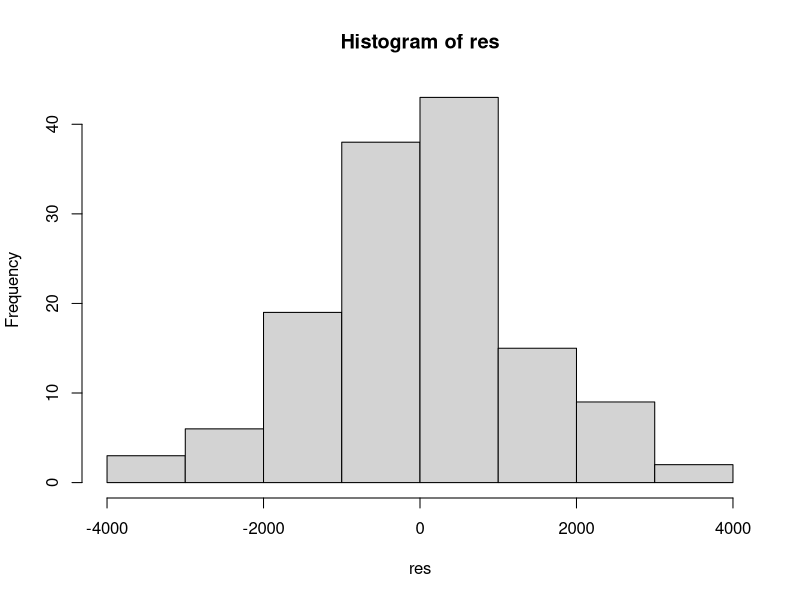
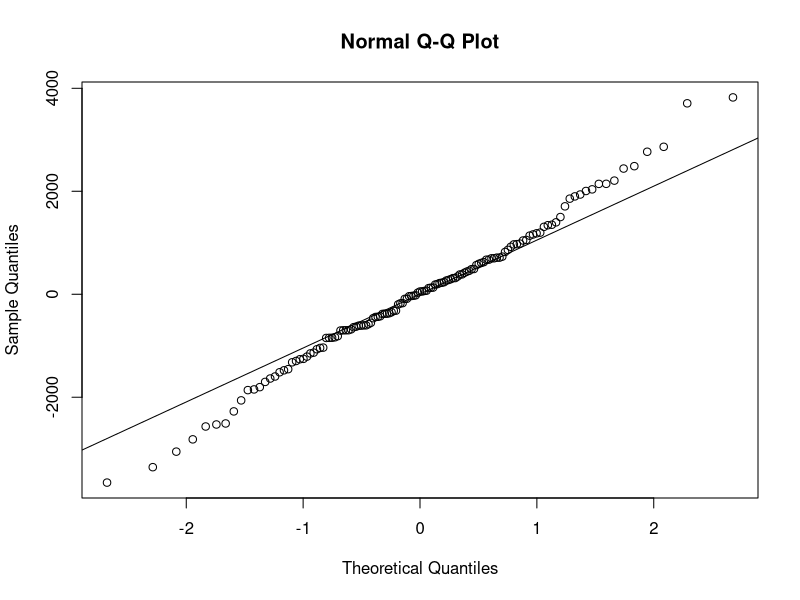
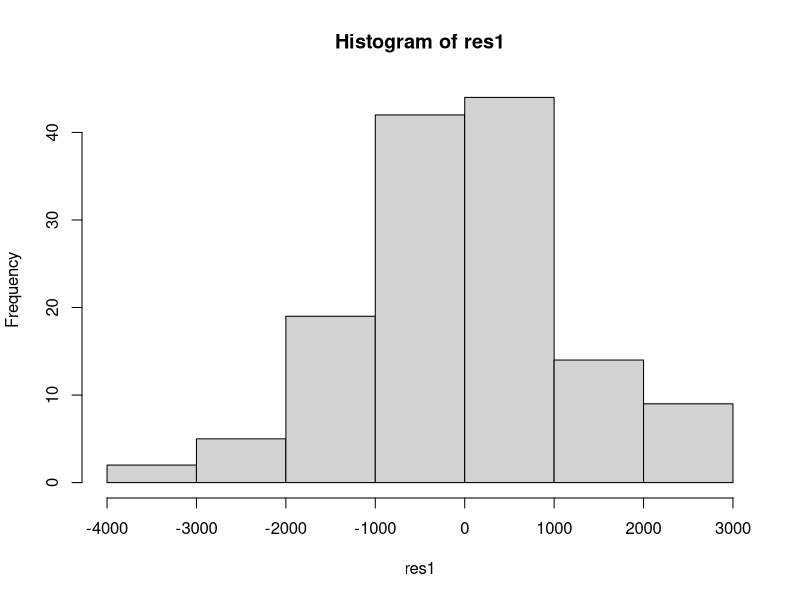
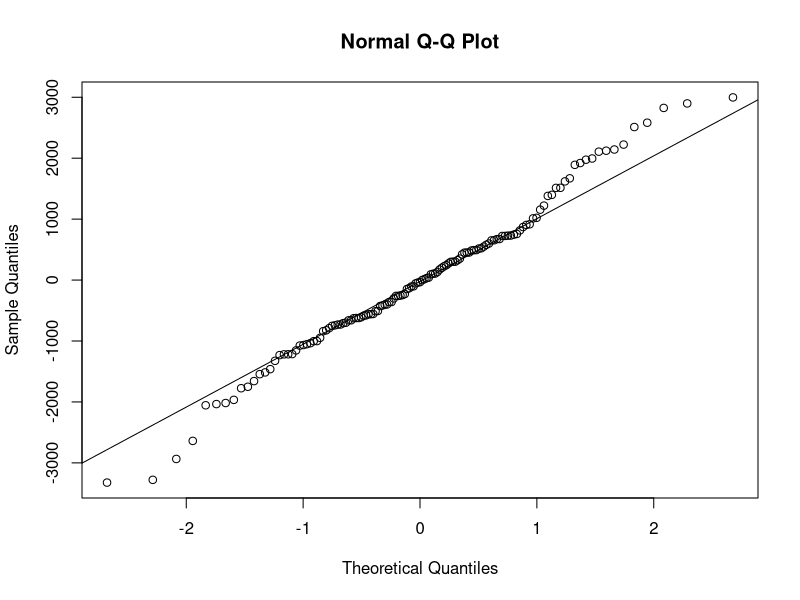
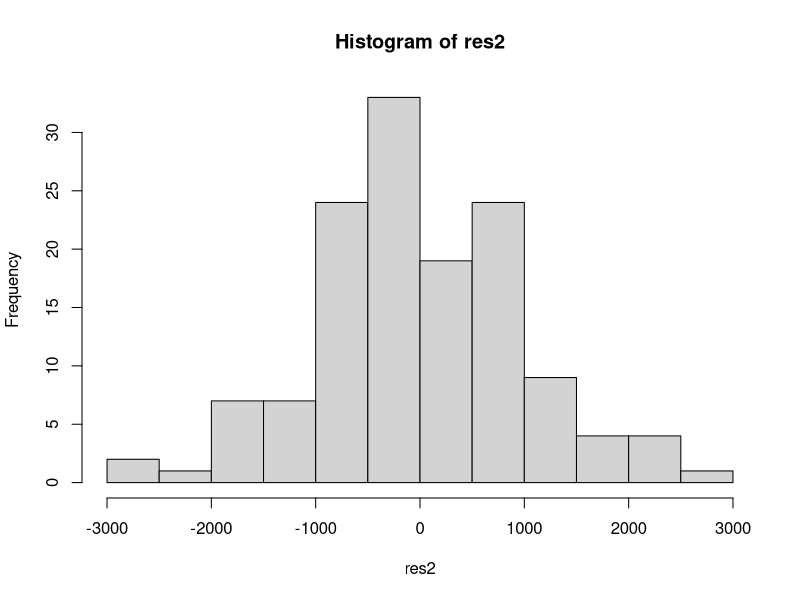
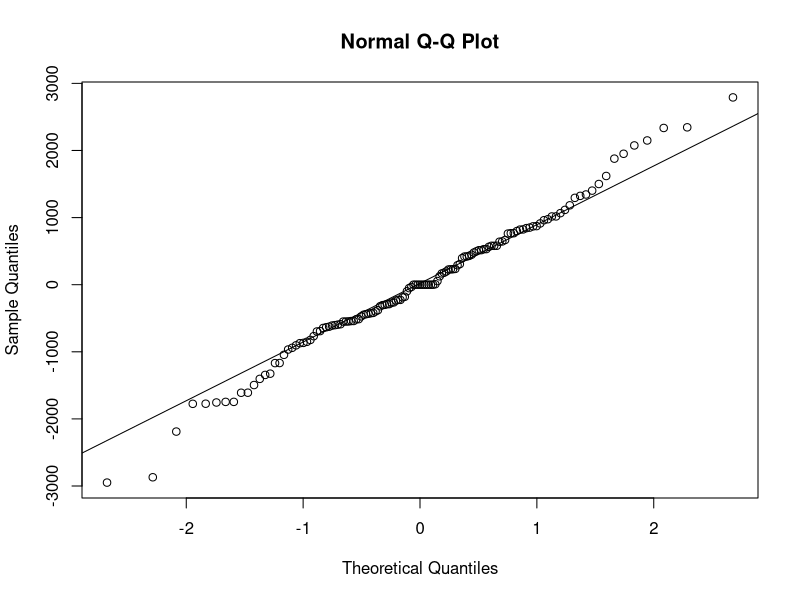
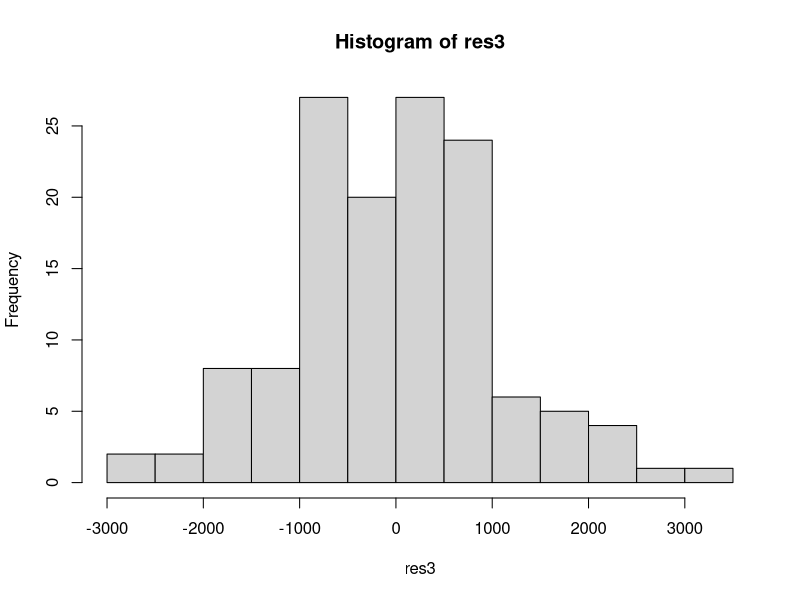
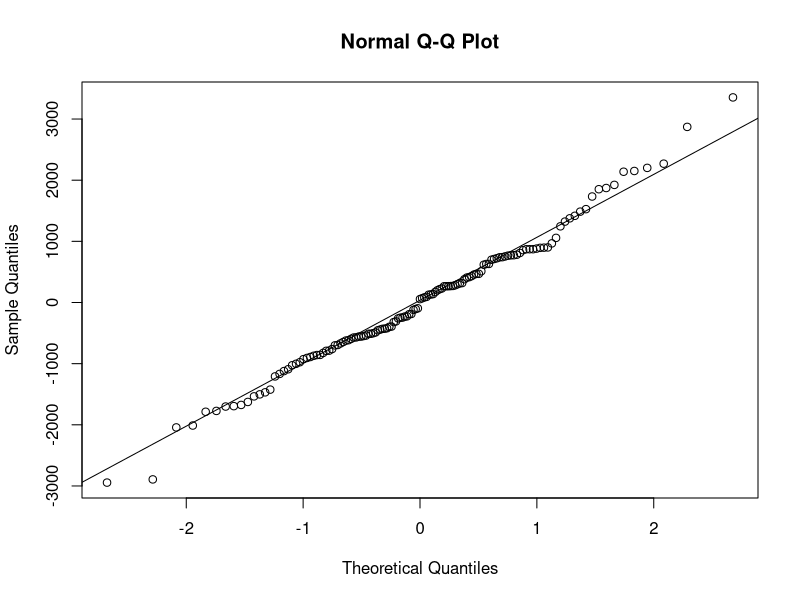

Reproduce these figures in R, in order.

#Objective: To maximize net profit by considering doctor effectiveness individually
#           and in pairs. 

#Methods:1.Clean the data and put it in usable form.
#        2.Do power analysis to determine what we should expect.
#        3A.Determine the effectiveness of each doctor individually. (block by month and day)
#        3B.Determine if certain doctor pairs work better or worse together.
#        3C. Model adequcy checking.
#        4.Interpretation and discussion.
#        5. Final words.
#################################################################################
#################################################################################
#1) Clean the data.

#First we clean the data and put in all in a dataframe so that it is usable.
#This first part is parsing the data to get in a usable form.
#It is not important to follow this part.
sw <- read.csv("SW2018.csv",header=T)
swp <- sw[11:153,c(8,9,13,6,7,10,20,23:26)]
swp <- swp[swp[,"X..OF.DOCTORS"]!=0,]
#there is only one day with one doctor,
#this is not included in the analysis.
swp <- swp[-135,]

swp[,"Pediatric.Dentist.Day."] <- factor(swp[,"Pediatric.Dentist.Day."])
swp[,"TOTAL.PRODUCTION"] <- as.numeric(substring(gsub(",","",gsub(" ","",
                                                 as.character(swp[,"TOTAL.PRODUCTION"]))),2))
swp[,"X..OF.DOCTORS"] <- as.integer(as.character(swp[,"X..OF.DOCTORS"]))

#Now we have some missing values for total patients, we delete them
swp <- swp[-(136:139),]

#This will make the indicator matrix of each doctor:
library(ade4)
docsn <- swp[,8:11]
docsn[docsn==""] <- NA
docsn <- data.frame(sapply(docsn,function(x){as.factor(x)}))
docs <- acm.disjonctif(docsn)
#we can just add repeat docs together to consolidate
names(docs) <- sapply(names(docs),function(x){substring(x,13)})

for(i in 1:22){
  for(j in (i+1):23){
    if(names(docs)[i] == names(docs)[j]){
      docs[i] <- docs[i]+docs[j]
    }
  }
}
#I nulled out the duplicates by hand to avoid a complicated for loop.
docs[,c(8,16,9,17,10,11,18,12,15,19,22,20,21,23)] <- NULL

#I changed a single day with 2 temps to 1 temp to smooth out the analysis
#it makes understanding the data easier and will have little
#effect on the final analysis.

docs[c(32,118),9] <- 1
docs <- data.frame(sapply(docs,function(x){y <- as.factor(x);y}))

#and combind docs with swp:

swp <- cbind(swp[,1:7],docs)
#I remove the factor pediatric here because the effect is included
#when we test for "pino", who is the only pediatric doctor.

names(swp) <- c("Total_Operative","Total_Hygiene","Total_Production",
                "Number_of_Doctors","Pediatric","Total_Patients",
                "Appt_Scheduled", names(swp)[8:16])

sx <- sw[11:153,c(3,4,6)]
sx <- sx[sx[,"X..OF.DOCTORS"]!=0,]
#there is only one day with one doctor,
#this is not included in the analysis.
sx <- sx[-135,]
sx <- sx[-(136:139),]

swp <- cbind(swp,sx[,c(1,2)])

#there is an extranous level in DAY

swp$DAY <- factor(swp$DAY)
swp$MONTH <- factor(swp$MONTH)

#Our data is now usable. The data frame is swp.
#The first few rows are:
head(swp,4)
##########################################################
##########################################################
#2) Do power analysis. What should we expect with
#   different numbers of predictors?

#I included a power analysis because the number of predictors
#is high compared to the number of data points (p=46, n=135)

#We want to use each doctor and also each doctor pair as a predictor.
#and block by 8 months.
#Thats 9 doctors + (9 choose 2) pairs + 8 months + a constant

9+choose(9,2)+8+1

#54 predictors total. We use the library pwr.
#with an effect ratio of .15 and alpha level .05

library(pwr)
pwr.f2.test(u=54,v=135-54,f2=.15,sig.level=.05)

#our power is 36%, that means we have much worse than
#equal chance of finding significance. The standard
#is to want a power of 80%

#At best, assuming the month factor is insignificant we have
#9 + 9 choose 2 + 1 predictors

pwr.f2.test(u=46,v=135-46,f2=.15,sig.level=.05)

#A power of 42% that is too low. 
#Effectivly we don't have enough data.

#If we just had the doctors and the 8 months

pwr.f2.test(u=18,v=135-18,f2=.15,sig.level=.05)

#That's not terrible. 74% is just about good enough.
#Unfortunately, the answer they want is whether
#doctor pairs make any difference. 

#The answer is "Not enough data"

#It is determined that we do not have enough data to
#reasonably expect to get significance from each doctor pair.
#I'll run the models, but I don't expect to get anything.

########################################################################
#############################################################################
#3a) Detrmine the effectiveness of individual doctors.

#Lets build just the blocked factors.

contrasts(swp$DAY) <- "contr.sum" #Force factor to sum to zero.
contrasts(swp$MONTH) <- "contr.sum"

swlm <- lm(Total_Production ~ DAY + MONTH,data=swp)
summary(swlm)

#adj R is .39
#Lets build the main effects.

docsnam <- paste0(c("(",paste0(names(docs),collapse="+"),")"),collapse="")

form <- formula(paste0(c("Total_Production ~  MONTH + DAY +",docsnam), collapse=""))
swlm1 <- lm(form,data=swp)

#Lets look at the model:
anova(swlm1)
summary(swlm1)

#Adjusted R^2 is low: .45


###########################################################################
###########################################################################
#Lets run the doctor pairs.

#3b) Determine effectiveness of doctors indivdually and in pairs.
#We build a linear model. 
#Net_Production ~ DAY + Month + (each doct)+(each doc pair interaction)

#These are the pairs for interaction term.
interact <- NULL
for(i in 1:8){
  for(j in (i+1):9){
    intname <- paste0(c(names(docs)[i],names(docs)[j]),collapse = "*")
    interact <- c(interact,intname)
  }
}

#There should be 9 Choose 2 of them:

choose(9,2);length(interact)

#Good. Now lets put it all together.
docsnam_all <- paste0(c("(",paste0(c(names(docs),interact),collapse="+"),")"),collapse="")

form <- formula(paste0(c("Total_Production ~ MONTH + DAY+",docsnam_all), collapse=""))
swlm2 <- lm(form,data=swp)
summary(swlm2)
anova(swlm2)

#Adj R squared is .53, not terrible, but not good.

#I'll fit one more model with just the significant terms of the above model.
docsnam_int_sig <- paste0(c("(",paste0(c(names(docs),interact[c(21,9,8,4,2)]),
                                       collapse="+"),")"),collapse="")

form <- formula(paste0(c("Total_Production ~ MONTH + DAY +",docsnam_int_sig), collapse=""))
swlm3 <- lm(form,data=swp)
summary(swlm3)

#Adj R is .55

#######################################################################################
#######################################################################################
#3c) Model Adequecy


#We need to first look at correlation of the factors.

docs_n <- sapply(docs,FUN=as.numeric)
cor(docs_n)

#We have two stronger than .5, but not by much. .59 and .54

res <- resid(swlm)
res1 <- resid(swlm1)
res2 <- resid(swlm2)
res3 <- resid(swlm3)

hist(res)
qqnorm(res);qqline(res)

hist(res1)
qqnorm(res1);qqline(res1)

hist(res2)
qqnorm(res2);qqline(res2)

hist(res3)
qqnorm(res3);qqline(res3)

#Residuals are normal across the board.

plot(res~fitted(swlm));abline(h=0)
plot(res1~fitted(swlm1));abline(h=0)
plot(res2~fitted(swlm2));abline(h=0)
plot(res3~fitted(swlm3));abline(h=0)

#There is heteroscedasticity. 
#There is definatly a trend.
#For some the middle the variance increases.
#it starts low gets high and then gets low.
#For some there is an increase in variance
#with an increase in level.

#This does not effect estimates
#but it does effect estimated variances (and hence p-values.)
#Our p-values may be lower than they should be.

plot(fitted(swlm)~swp$Total_Production);abline(c(0,1))
plot(fitted(swlm1)~swp$Total_Production);abline(c(0,1))
plot(fitted(swlm2)~swp$Total_Production);abline(c(0,1))
plot(fitted(swlm3)~swp$Total_Production);abline(c(0,1))

#Actual vs fitted looks good, on the whole.
#there is some slight non-linearity.
#but it is small.

plot(res);abline(h=0)
plot(res1);abline(h=0)
plot(res2);abline(h=0)
plot(res3);abline(h=0)

#Not serially correlated.

#Lets check residuals vs each factor.

plot(res~swp$MONTH)
plot(res~swp$DAY)

#Yep, heteroscedasticity.

for(i in attr(swlm1$terms,"term.labels")[1:11]){
  plot(res1~swp[,i],main=paste0("Residual vs ",i))
  readline("Press enter to continue.")
}

#Yep, heteroscedasticity.

for(i in attr(swlm2$terms,"term.labels")[1:11]){
  plot(res2~swp[,i],main=paste0("Residual vs ",i))
  readline("Press enter to continue.")
}

#Yep, heteroscedasticity.

for(i in attr(swlm3$terms,"term.labels")[1:11]){
  plot(res3~swp[,i],main=paste0("Residual vs ",i))
  readline("Press enter to continue.")
}

#Yep, heteroscedasticity.

#So there may be significance when there isn't any.
#We press forward with this in mind.
##############################################################
##############################################################
#4) Interpretation and Discussion.

#Lets look at all the models together.

anova(swlm,swlm1,swlm2,swlm3)

#The absolutly most significant model compared to our
#blocking factors (Month and Day) is the model with
#the main effects of the doctors alone (with blocked factors.)

#The reduced F-Test shows that the interaction model
#is somewhat significant at .06 compared to blocked factors.
#All the interaction terms together are significant

anova(swlm2)

#The last model is just the significant interaction terms
#and the main effects (and blocked factors)

#Lets look at the significant doctor pairs.
#Kevin and Temp 
#Brittany and Temp
#Heather and Samara
#Brittany and Kevin

#This model look more closely at those

summary(swlm3)

#Heather and Kevin appears to be a good team.
#But Brittany and kevin aren't too good.

#I believe that these interaction terms are not
#important enough to consider when scheduling doctors.
#Not when considering the main effects.

#Lets look at the individual doctor main effects.

summary(swlm1)

#If we just look at significace:
#Pino, Pouyan are significant. But we know that Pino
#Is signifinant because he is a pediatric doctor and
#charges more. So that doesn't help.
#The others are then "average" and should be considered equal.

#The estimated impact on prodution of Pino and Pouyan is:
#Pouyan: +$1267
#Pino: +$1490

#But this doesn't help very much.

#Unfortinuatly there isn't much to help for scheduling.
#It turns out that there isn't much to get from the data.
#Except for Pouyan, which it is known that he produces more.

#Lets look at the base, blocked model.

summary(swlm)

#It is likely that is best to just schedule based on the day.
#Lets make a quick model with just the day.

levels(swp$DAY)

#And it appears that Friday is terrible and monday is great for
#for production, but this makes lots of sense.

levels(swp$MONTH)

#August is good and January isn't.
##########################################################################
##########################################################################
#5) Final words.

#We determined that the data doesn't really have much to help.
#The most signifince came from known points.

#Pouyan makes a lot of money, (he is a pediatric doctor.)
#Friday is terrible, monday is better. So the advice is to try to 
#schedule more on friday to make more even, or schdule more
#doctors on monday. 

#The doctor pairs don't have much significance. Heather and Kevin seem to be
#a good pair and Brittany and Kevin aren't too good.

#August makes a lot of money and January doesn't make a lot. This might
#help in determing the best days to take a vacation.

#There is some information that can be sussed out fromt this data set
#but not much of it is too helpful. The initial question was to determine
#doctor effectivness in order to better schedule.

#The final answer is that the data doesn't show much
#more than they already know.
